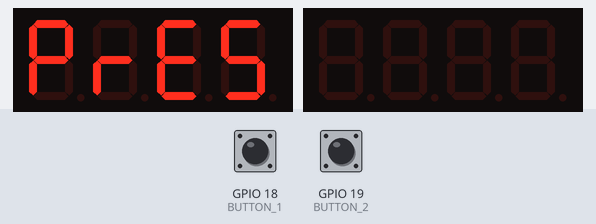
This program was run on a simulated ESP32. Parts: 2 × 4-digit seven-segment display. The inputs (shaded band) are chosen by the test bench; at power-on: GPIO 19 (BUTTON_2) LOW, GPIO 18 (BUTTON_1) LOW.

Above: at 1.2 s.
1.3 s: GPIO 19 (BUTTON_2) pulled HIGH for 3.2 s
At 2.9 s:
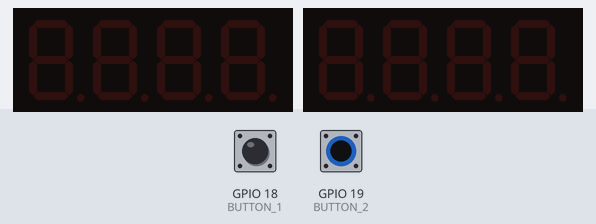
7.5 s: GPIO 19 (BUTTON_2) pulsed HIGH 5 times (0.12 s each, 0.3 s apart)
At 8.93 s:
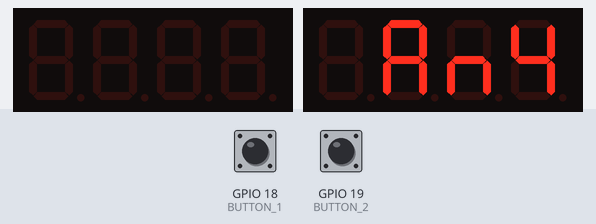
12.0 s: GPIO 18 (BUTTON_1) pulled HIGH for 0.15 s
15.1 s: GPIO 19 (BUTTON_2) pulled HIGH for 1 s
At 15.44 s:
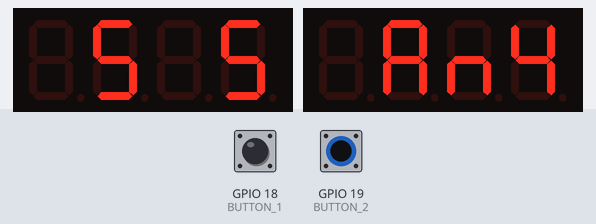
Timing chart, 0 to 18.1 s (numbered marks = the images above; inputs shaded):
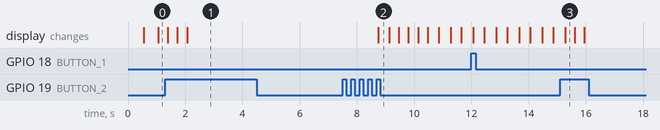

Measured:
- after the input at 1.3 s, the display: changes after 0.09 s (image 1)
- after the input at 7.5 s, the display: changes after 1.2 s (image 2)

The program:

main.cpp
```cpp
#include <Arduino.h>
#include <TM1637Display.h>

// Signatures
void setup();
void loop();
void setupPins();
void readButtons();
void resetButtons();
void handleButtonIdle();
void handleButtonSelectMinutes();
void handleButtonSelectSeconds();
void handleButtonSelectIncrement();
void handleButtonWaitingToStart();
void handleStateRunning();
void countDown();
void handleButtonFinished();
void setupTimer();
void setupDisplays();
void displayDigit(TM1637Display display, unsigned long digit);
void displayMillis(TM1637Display display, unsigned long milliseconds);
void _displayMs(TM1637Display* display, unsigned long milliseconds);

#define STATE_IDLE 0
#define STATE_SELECT_MINUTES 1	// Select minutes
#define STATE_SELECT_SECONDS 2	// Select seconds
#define STATE_SELECT_INCREMENT 3	// Select increment
#define STATE_WAITING_TO_START 4
#define STATE_RUNNING 5

#define STATE_PAUSED 6
#define STATE_FINISHED 7

#define BLACK_TURN false
#define WHITE_TURN true

#define CLK_1 26
#define DIO_1 27
#define CLK_2 16
#define DIO_2 17

// Buttons pins
#define BUTTON_1 18 // (left button, white) remember PULLDOWN (button 1)
#define BUTTON_2 19 // (right button, black) remember PULLDOWN (button 2)

#define RESET_PRESS_COUNT 5

const uint8_t SEG_S_INC[] = {
  0x0,   // O
  SEG_A | SEG_F | SEG_G | SEG_C | SEG_D,           // S
  0x0,   // O
  SEG_B | SEG_C                                    // I
};

const uint8_t SEG_S_MIN[] = {
  0x0,   // O
  SEG_A | SEG_F | SEG_G | SEG_C | SEG_D,           // S
  0x0,   // O
  SEG_E | SEG_C | SEG_G                            // n
};

const uint8_t SEG_S_SEC[] = {
  0x0,   // O
  SEG_A | SEG_F | SEG_G | SEG_C | SEG_D,           // S
  0x0,   // O
  SEG_A | SEG_F | SEG_G | SEG_C | SEG_D,           // S
};

const uint8_t SEG_PRESS[] = {
  SEG_A | SEG_B | SEG_G | SEG_F | SEG_E,
  SEG_E | SEG_G,
  SEG_A | SEG_D | SEG_E | SEG_F | SEG_G,
  SEG_A | SEG_F | SEG_G | SEG_C | SEG_D,
};

const uint8_t SEG_ANY[] = {
  0x0,
  SEG_A | SEG_B | SEG_C | SEG_E | SEG_F | SEG_G,
  SEG_E | SEG_C | SEG_G ,
  SEG_B | SEG_C | SEG_F | SEG_G,
};

uint8_t state = STATE_IDLE;
hw_timer_t *clockTimer = NULL;

TM1637Display whiteDisplay(CLK_1, DIO_1);
TM1637Display blackDisplay(CLK_2, DIO_2);

// Available times
uint8_t availableSecondsSelection[] = { 0, 10, 15, 20, 30};
uint8_t* secondsPointer = availableSecondsSelection;              // Pointer to the current selection

uint8_t availableMinutesSelection[] = { 0, 1, 3, 5, 10, 15, 20, 30, 45, 60};
uint8_t* minutesPointer = availableMinutesSelection;              // Pointer to the current selection

uint8_t availableSecondsIncrement[] = { 0, 1, 2, 3, 5, 10, 15, 30};
uint8_t* incrementPointer = availableSecondsIncrement;              // Pointer to the current selection

uint8_t whitePressCounter = 0;
uint8_t blackPressCounter = 0;

static bool turn;
bool isDone = false;

// Minute selection
bool isSecondSelection = false;
bool isMinuteSelection = false;
bool isGameSelected = false;

// White
unsigned long whiteMillis = 0;          // Calculated when game starts

// Black
unsigned long blackMillis = 0;          // Calculated when game starts

// Buttons utils
unsigned long lastTimePressed = 0;   // used to debounce
bool btn1Pressed = false;
bool btn2Pressed = false;

void setupPins() {
    pinMode(BUTTON_1, INPUT_PULLDOWN);
    pinMode(BUTTON_2, INPUT_PULLDOWN);
}

void readButtons() {
    // debounce
    if (millis() - lastTimePressed < 300) {
        return;
    }
    if (digitalRead(BUTTON_1) == HIGH) {
        lastTimePressed = millis();
        btn1Pressed = true;
    }
    if (digitalRead(BUTTON_2) == HIGH) {
        lastTimePressed = millis();
        btn2Pressed = true;
    }
}

void resetButtons() {
    btn1Pressed = false;
    btn2Pressed = false;
}

void handleButtonIdle() {
  readButtons();
  if (btn1Pressed || btn2Pressed) {
    // Serial.println("Handle idle");
    state = STATE_SELECT_MINUTES;
  }
  resetButtons();
}

void handleButtonSelectMinutes() {
  readButtons();
  if (btn1Pressed) {
    if (++minutesPointer >= availableMinutesSelection + (sizeof(availableMinutesSelection) / sizeof(availableMinutesSelection[0]))) {
      minutesPointer = availableMinutesSelection;
    }
    // Serial.printf("Minutes selected: %d\n", *minutesPointer);
  };
  if (btn2Pressed) {
    // Serial.printf("Minutes selected: %d\n", *minutesPointer);
    state = STATE_SELECT_SECONDS;
  }
  resetButtons();
}

void handleButtonSelectSeconds() {
  readButtons();
  if (btn1Pressed) {
    if (++secondsPointer >= availableSecondsSelection + (sizeof(availableSecondsSelection) / sizeof(availableSecondsSelection[0]))) {
      secondsPointer = availableSecondsSelection;
    }
    // Serial.printf("Seconds selected: %d\n", *secondsPointer);
  }
  if (btn2Pressed) {
    // Serial.printf("Seconds selected: %d\n", *secondsPointer);
    whiteMillis = *secondsPointer * 1000 + *minutesPointer * 60000;
    blackMillis = whiteMillis;
    state = STATE_SELECT_INCREMENT;
  }
  resetButtons();
}

void handleButtonSelectIncrement() {
  readButtons();
  if (btn1Pressed) {
    if (++incrementPointer >= availableSecondsIncrement + (sizeof(availableSecondsIncrement) / sizeof(availableSecondsIncrement[0]))) {
      incrementPointer = availableSecondsIncrement;
    }
    // Serial.printf("Increment selected: %d\n", *incrementPointer);
  }
  if (btn2Pressed) {
    // Serial.printf("Increment selected: %d\n", *incrementPointer);
    state = STATE_WAITING_TO_START;
  }
  resetButtons();
}

// Interrupt to change turn
void whiteTurnPress(void) {
  whitePressCounter++;
  blackPressCounter = 0;
  if (turn == BLACK_TURN) {
    return;
  }
  whiteMillis += *incrementPointer * 1000;
  // _displayMs(&whiteDisplay, whiteMillis);
  turn = BLACK_TURN;
}
void blackTurnPress(void) {
  whitePressCounter = 0;
  blackPressCounter++;
  if (turn == WHITE_TURN) {
    return;
  }
  blackMillis += *incrementPointer * 1000;
  // _displayMs(&blackDisplay, blackMillis);
  turn = WHITE_TURN;
}

void handleButtonWaitingToStart() {
  readButtons();
  if (btn2Pressed) {
    // Serial.printf("Starting game with %d minutes and %d seconds\n", *minutesPointer, *secondsPointer);
    turn = WHITE_TURN;
    attachInterrupt(digitalPinToInterrupt(BUTTON_2), &blackTurnPress, RISING);
    attachInterrupt(digitalPinToInterrupt(BUTTON_1), &whiteTurnPress, RISING);
    timerAlarmEnable(clockTimer);
    state = STATE_RUNNING;
  }
  resetButtons();
}

void handleStateRunning() {
  // Print the timer value of the curtrent turn
  // unsigned long milliseconds;
  // TM1637Display* display;
  // if (turn == WHITE_TURN) {
  //   // convert milliseconds to minutes:seconds:milliseconds format and print
  //   milliseconds = whiteMillis;
  //   display = &whiteDisplay;
  // } else {
  //   milliseconds = blackMillis;
  //   display = &blackDisplay;
  // }

  // _displayMs(display, milliseconds);
  _displayMs(&whiteDisplay, whiteMillis);
  _displayMs(&blackDisplay, blackMillis);
}

void _displayMs(TM1637Display* display, unsigned long milliseconds) {
  // calculate minutes, seconds and centiseconds to show mm:ss:cc
  uint8_t minutes = milliseconds / 60000;
  uint8_t seconds = (milliseconds % 60000) / 1000;
  uint8_t centis = (milliseconds % 60000) % 1000 / 10;
  if (minutes <= 0 && seconds <=  10) {
    displayDigit(*display, seconds * 100 + centis);
  } else {
    displayDigit(*display, minutes * 100 + seconds);
  }
}

void countDown() {
  if (turn == WHITE_TURN) {
    whiteMillis -= 10;
    if (whiteMillis <= 0) {
      state = STATE_FINISHED;
      detachInterrupt(digitalPinToInterrupt(BUTTON_2));
      detachInterrupt(digitalPinToInterrupt(BUTTON_1));
      displayDigit(whiteDisplay, 0);
      isDone = true;
    }
  } else {
    if (blackMillis <= 0) {
      timerAlarmDisable(clockTimer);
      state = STATE_FINISHED;
      detachInterrupt(digitalPinToInterrupt(BUTTON_2));
      detachInterrupt(digitalPinToInterrupt(BUTTON_1));
      displayDigit(blackDisplay, 0);
      isDone = true;
    }
    blackMillis -= 10;
  }
}

void handleButtonFinished() {
  // disable buttons for 3 seconds
  if (isDone) {
    lastTimePressed = millis();
    isDone = false;
  }
  if (millis() - lastTimePressed < 5000) {
    return;
  }
  readButtons();
  if (btn1Pressed || btn2Pressed) {
    state = STATE_SELECT_MINUTES;
  }
  resetButtons();
}

void setupTimer() {
  clockTimer = timerBegin(0, 80, true);
  timerAttachInterrupt(clockTimer, &countDown, true);
  timerAlarmWrite(clockTimer, 10000, true);
}

// Setup displays
void setupDisplays() {
  uint16_t digits = *minutesPointer * 100 + *secondsPointer;
  whiteDisplay.setBrightness(0x0f);
  whiteDisplay.showNumberDecEx(digits, 0b01000000, true);

  blackDisplay.setBrightness(0x0f);
  blackDisplay.showNumberDecEx(digits, 0b01000000, true);
}

void displayDigit(TM1637Display display, unsigned long digit) {
  display.showNumberDecEx(digit, 0b01000000, true);
}

void handleDisplaySelect(const uint8_t seg_digit[]) {
  // blink every 500 ms
  if (millis() % 800 < 400) {
    whiteDisplay.setSegments(seg_digit);
  } else {
    whiteDisplay.clear();
  }
  displayDigit(blackDisplay, *minutesPointer * 100 + *secondsPointer);
}

void handleDisplaySelectIncrement(const uint8_t seg_digit[]) {
  // blink every 300 ms
  if (millis() % 800 < 400) {
    whiteDisplay.setSegments(seg_digit);
  } else {
    whiteDisplay.clear();
  }
  displayDigit(blackDisplay, *minutesPointer * 100 + *incrementPointer);
}

void handleDisplayGameDone() {
  // blink every 300 ms on the screen of the player who lost
  TM1637Display* display;
  if (turn == WHITE_TURN) {
    display = &whiteDisplay;
  } else {
    display = &blackDisplay;
  }
  if (millis() % 600 < 300) {
    displayDigit(*display, 0);
  } else {
    display->clear();
  }
}

void handleDisplayIdle() {
  // display press any
  if (millis() % 1000 < 500) {
    whiteDisplay.setSegments(SEG_PRESS);
    blackDisplay.clear();
  } else {
    blackDisplay.setSegments(SEG_ANY);
    whiteDisplay.clear();
  }
}

void handleReset() {
  if (whitePressCounter >= RESET_PRESS_COUNT || blackPressCounter >= RESET_PRESS_COUNT) {
    whitePressCounter = 0;
    blackPressCounter = 0;
    detachInterrupt(digitalPinToInterrupt(BUTTON_2));
    detachInterrupt(digitalPinToInterrupt(BUTTON_1));
    timerAlarmDisable(clockTimer);
    state = STATE_IDLE;
  }
}

void setup() {
  // Serial.begin(115200);
  setupPins();
  setupTimer();
  setupDisplays();
}

void loop() {
  switch (state)
  {
  case STATE_IDLE:
    handleButtonIdle();
    handleDisplayIdle();
    break;
  case STATE_SELECT_MINUTES:
    handleButtonSelectMinutes();
    handleDisplaySelect(SEG_S_MIN);
    break;
  case STATE_SELECT_SECONDS:
    handleButtonSelectSeconds();
    handleDisplaySelect(SEG_S_SEC);
    break;
  case STATE_SELECT_INCREMENT:
    handleDisplaySelectIncrement(SEG_S_INC);
    handleButtonSelectIncrement();
    break;
  case STATE_WAITING_TO_START:
    handleButtonWaitingToStart();
    displayDigit(whiteDisplay, *minutesPointer * 100 + *secondsPointer);
    displayDigit(blackDisplay, *minutesPointer * 100 + *secondsPointer);
    break;
  case STATE_RUNNING:
    handleReset();
    handleStateRunning();
    break;
  case STATE_FINISHED:
    timerAlarmDisable(clockTimer);
    handleButtonFinished();
    handleDisplayGameDone();
    break;
  default:
    break;
  }
}
```
